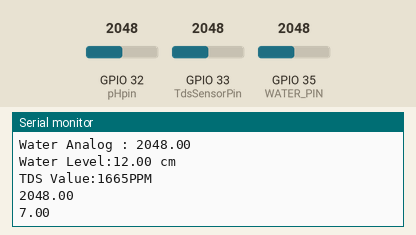
The sketch below on a simulated ESP32. Shown: the last lines printed to the serial monitor. The test bench sets the inputs (shaded band); at power-on: GPIO 32 (pHpin) = 2048, GPIO 33 (TdsSensorPin) = 2048, GPIO 35 (WATER_PIN) = 2048. WiFi joins after 1.5 s; servers stay silent unless stated; uploads are accepted with an empty reply.

Above: at 3.2 s.
3.3 s: GPIO 32 (pHpin) set to 2866
At 5.7 s:
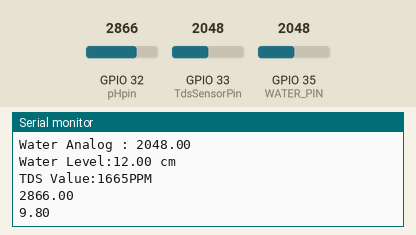
7.0 s: GPIO 33 (TdsSensorPin) set to 2866
At 8.3 s:
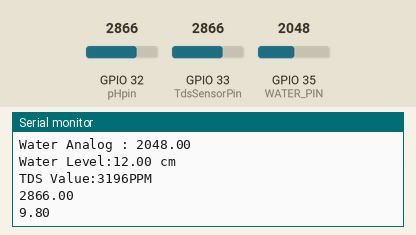
8.5 s: GPIO 35 (WATER_PIN) set to 2866
10.0 s: GPIO 32 (pHpin) set to 3603
At 10.9 s:
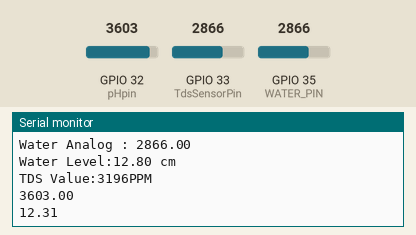
11.5 s: GPIO 33 (TdsSensorPin) set to 3603
At 12.9 s:
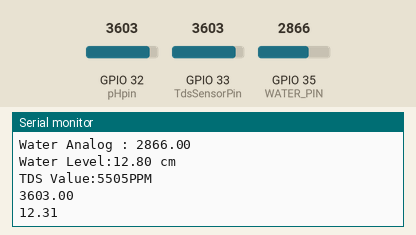
13.0 s: GPIO 35 (WATER_PIN) set to 3603
Timing chart, 0 to 15.5 s (numbered marks = the images above; inputs shaded):
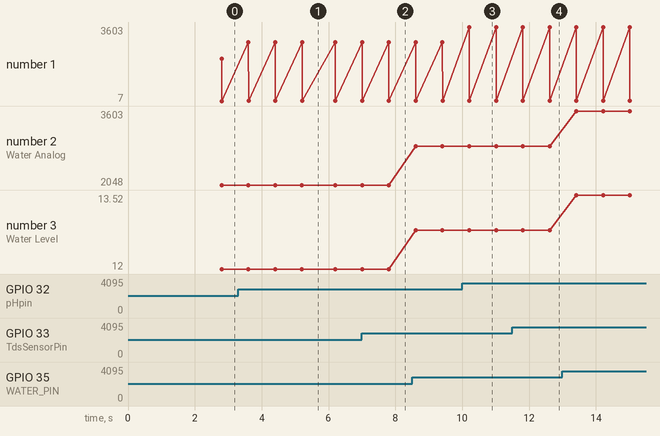

The sketch:

code.ino
```cpp
#define WATER_HIEGHT 10
#define Interval 4000   // millisec

#include <WiFi.h>
#include <HTTPClient.h>

const char* ssid = "Fello"; // Your Wi-Fi SSID
const char* password = "12345678"; // Your Wi-Fi password

const char* serverName = "http://192.168.137.1:1880/values"; // Replace with your Node-RED IP and port

// pHRead.ino


#define TdsSensorPin 33
#define WATER_PIN 35
#define VREF 3.3              // analog reference voltage(Volt) of the ADC
#define SCOUNT  30            // sum of sample point

// Constants:-
const byte pHpin = 32;    // Connect the sensor's Po output to analogue pin 0.
int analogBuffer[SCOUNT];     // store the analog value in the array, read from ADC
int analogBufferTemp[SCOUNT];
int analogBufferIndex = 0;
int copyIndex = 0;

float averageVoltage = 0;
float tdsValue = 0;
float temperature = 15;       // current temperature for compensation
float water = 0;
// Variables:-
float Po;


// median filtering algorithm
int getMedianNum(int bArray[], int iFilterLen) {
  int bTab[iFilterLen];
  for (byte i = 0; i < iFilterLen; i++)
    bTab[i] = bArray[i];
  int i, j, bTemp;
  for (j = 0; j < iFilterLen - 1; j++) {
    for (i = 0; i < iFilterLen - j - 1; i++) {
      if (bTab[i] > bTab[i + 1]) {
        bTemp = bTab[i];
        bTab[i] = bTab[i + 1];
        bTab[i + 1] = bTemp;
      }
    }
  }
  if ((iFilterLen & 1) > 0) {
    bTemp = bTab[(iFilterLen - 1) / 2];
  }
  else {
    bTemp = (bTab[iFilterLen / 2] + bTab[iFilterLen / 2 - 1]) / 2;
  }
  return bTemp;
}
float mapFloat(float x, float in_min, float in_max, float out_min, float out_max) {
  return (x - in_min) * (out_max - out_min) / (in_max - in_min) + out_min;
}

void setup()
{
  Serial.begin(115200);
  pinMode(TdsSensorPin, INPUT);
  pinMode(pHpin, INPUT);
  pinMode(WATER_PIN, INPUT);
  // Connect to Wi-Fi
  WiFi.begin(ssid, password);
  while (WiFi.status() != WL_CONNECTED) {
    delay(1000);
    Serial.println("Connecting to WiFi...");
  }
  Serial.println("Connected to WiFi");
}

void loop()
{
  static unsigned long analogSampleTimepoint = millis();
  if (millis() - analogSampleTimepoint > 40U) { //every 40 milliseconds,read the analog value from the ADC
    analogSampleTimepoint = millis();
    analogBuffer[analogBufferIndex] = analogRead(TdsSensorPin);    //read the analog value and store into the buffer
    analogBufferIndex++;
    if (analogBufferIndex == SCOUNT) {
      analogBufferIndex = 0;
    }
  }

  static unsigned long printTimepoint = millis();
  static unsigned long sendTimepoint = millis();
  if (millis() - printTimepoint > 800U) {
    printTimepoint = millis();
    for (copyIndex = 0; copyIndex < SCOUNT; copyIndex++)
      analogBufferTemp[copyIndex] = analogBuffer[copyIndex];

    // read the analog value more stable by the median filtering algorithm, and convert to voltage value
    averageVoltage = getMedianNum(analogBufferTemp, SCOUNT) * (float)VREF / 4096.0;

    //temperature compensation formula: fFinalResult(25^C) = fFinalResult(current)/(1.0+0.02*(fTP-25.0));
    float compensationCoefficient = 1.0 + 0.02 * (temperature - 25.0);
    //temperature compensation
    float compensationVoltage = averageVoltage / compensationCoefficient;

    //convert voltage value to tds value
    tdsValue = (133.42 * compensationVoltage * compensationVoltage * compensationVoltage - 255.86 * compensationVoltage * compensationVoltage + 857.39 * compensationVoltage) * 0.9;

    //Serial.print("voltage:");
    //Serial.print(averageVoltage,2);
    //Serial.print("V   ");
    water = analogRead(WATER_PIN);
    Serial.println("Water Analog : " + String(water));
    water = mapFloat(water, 0.0, 4096.0, 0.0, 400.0)/100.0 + WATER_HIEGHT;
    Serial.print("Water Level:");
    Serial.print(water);
    Serial.println(" cm");
    Serial.print("TDS Value:");
    Serial.print(tdsValue, 0);
    Serial.println("PPM");
    Po = analogRead(pHpin);  // Read and reverse the analogue input value from the pH sensor.
    Serial.println(Po);
    Po = mapFloat(Po, 0.0, 4096.0, 0.0, 14.0);   // Map the '0 to 1023' result to '0 to 14'.
    Serial.println(Po);             // Print the result in the serial monitor.
  }
  if (millis() - sendTimepoint > Interval)
  {
    sendTimepoint = millis();
    if (WiFi.status() == WL_CONNECTED) {  // Check if Wi-Fi is connected
      HTTPClient http;

      // Begin HTTP POST request
      http.begin(serverName);

      // Set the content type to application/json
      http.addHeader("Content-Type", "application/json");

      // Manually construct the JSON string
      String jsonData = "{\"millis\":"+String(millis())+",\"ph\":"+String(Po)+",\"tds\":"+String(tdsValue)+",\"water\":"+String(water)+"}";  // JSON data as a string

      // Send the POST request with JSON data
      int httpCode = http.POST(jsonData);

      // Check if the POST request was successful
      if (httpCode > 0) {
        Serial.printf("HTTP POST request sent. Response code: %d\n", httpCode);
      } else {
        Serial.printf("Error sending HTTP POST request: %s\n", http.errorToString(httpCode).c_str());
      }

      // End the HTTP request
      http.end();
    } else {
      Serial.println("WiFi not connected");
    }
  }
}
```

Measured:
- after the input at 3.3 s, the serial monitor: prints a new line after 0.31 s (image 1)
- after the input at 7.0 s, the serial monitor: prints a new line after 0.81 s (image 2)
- after the input at 10.0 s, the serial monitor: prints a new line after 0.21 s (image 3)
- after the input at 11.5 s, the serial monitor: prints a new line after 1.1 s (image 4)
- plotted number 1: 7 → 9.8 after the input at 3.3 s, 9.8 → 12.31 after the input at 10.0 s
- plotted number 3: 12 → 12.8 after the input at 8.5 s, 12.8 → 13.52 after the input at 13.0 s
